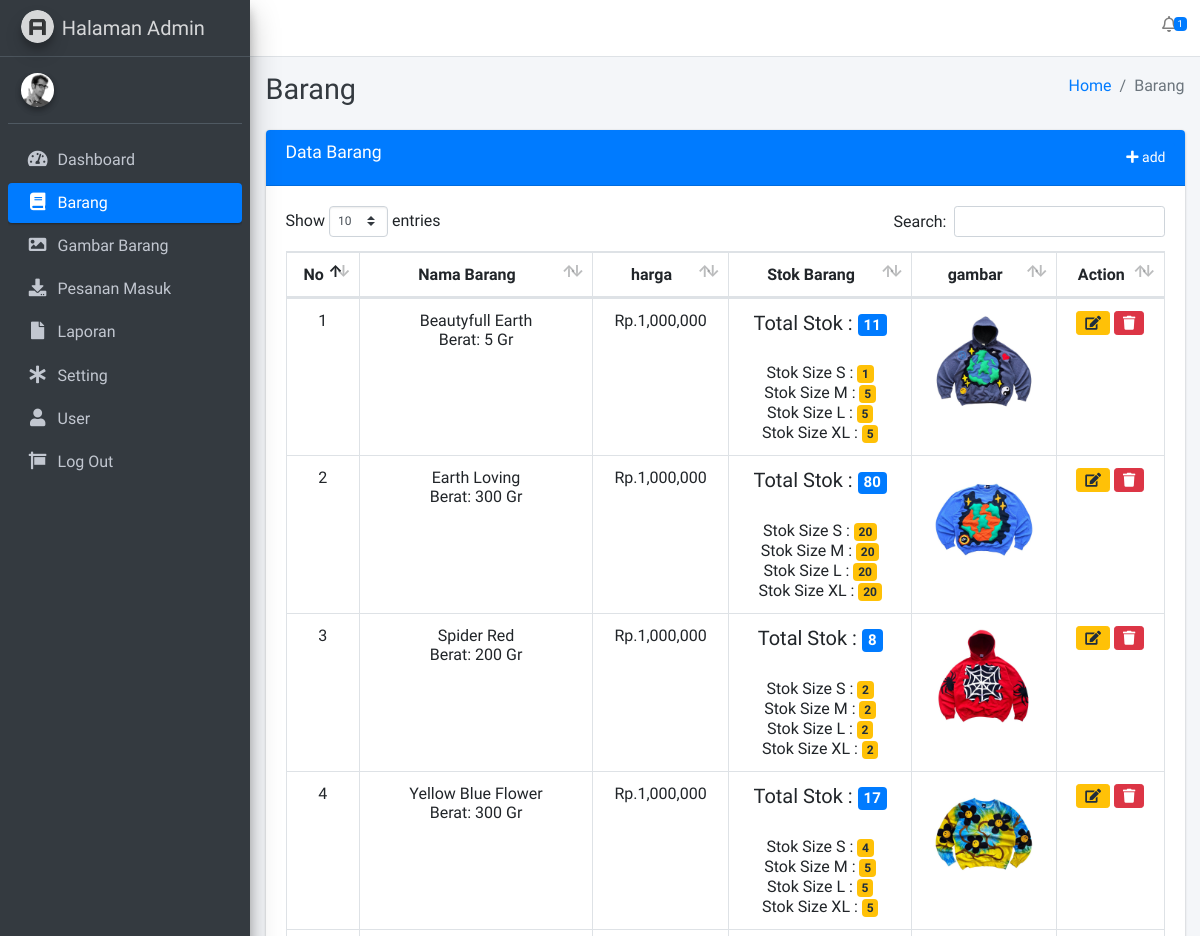
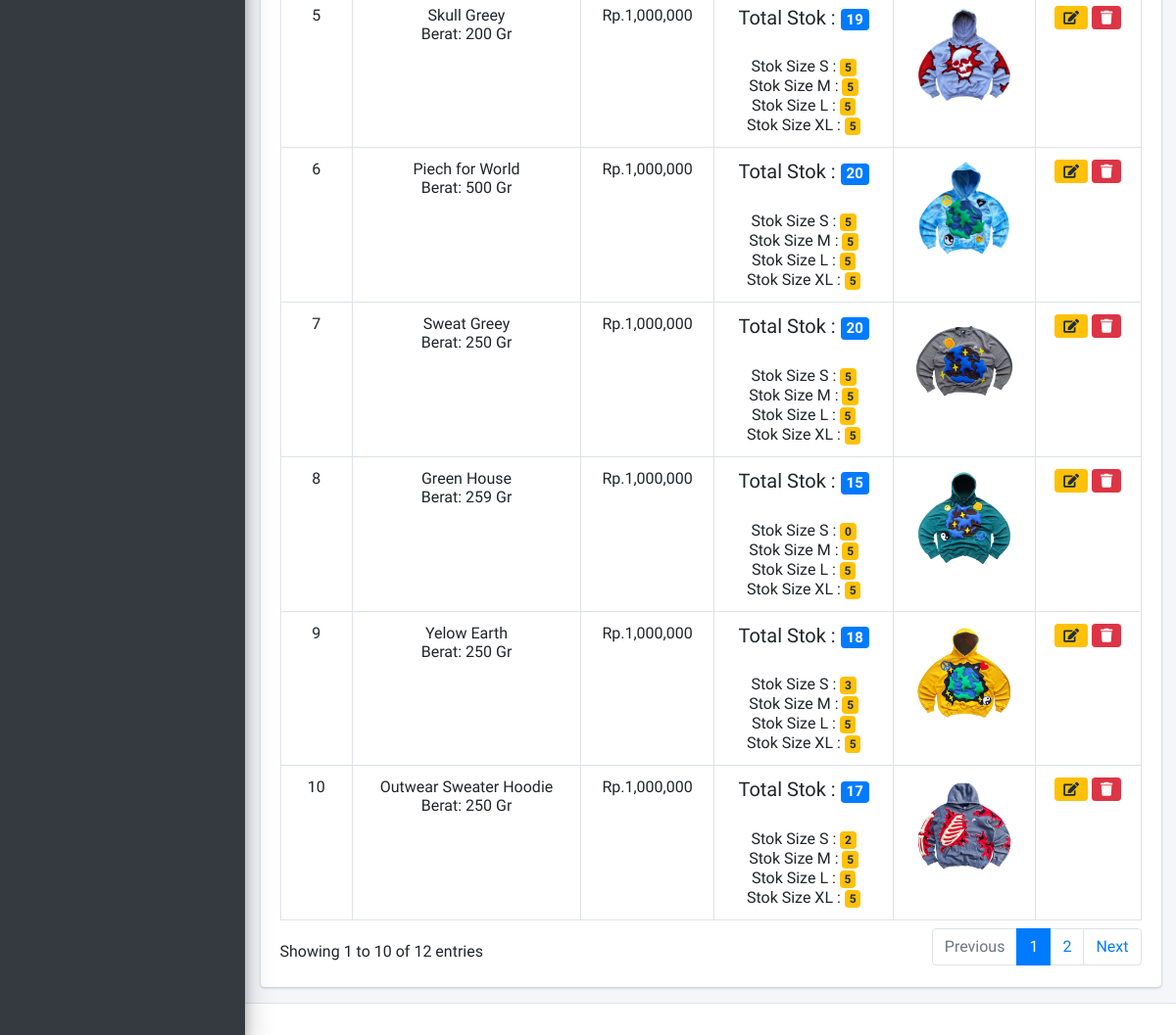
/index.php/barang, run on the app's committed database (2 pictures, top to bottom).
### tables this page shows
CREATE TABLE `tbl_barang` (
  `id_barang` int(12) NOT NULL,
  `nama_barang` varchar(100) NOT NULL,
  `harga` int(20) NOT NULL,
  `total_stok` int(12) DEFAULT NULL,
  `stok_s` int(20) NOT NULL,
  `stok_l` int(20) NOT NULL,
  `stok_m` int(20) NOT NULL,
  `stok_xl` int(20) NOT NULL,
  `deskripsi` text NOT NULL,
  `gambar` text NOT NULL,
  `berat` int(12) NOT NULL
);

### application/views/layout/v_content.php (called while the page is built)
<?php
if($isi){
    $this->load->view($isi);
}
?>

### application/views/layout/v_wrapper_backend.php (called while the page is built)
<?php
require_once('v_head.php');
require_once('v_header_backend.php');
require_once('v_nav_backend.php');
require_once('v_content.php');
require_once('v_footer_backend.php');
?>

### application/controllers/Barang.php (called while the page is built, shortened)
<?php
class Barang extends CI_Controller
{
    public function __construct()
    {
        $this->load->model('m_barang');
        $this->load->model('m_admin');
    }
    public function index()
    {
        $data = array(
            'title' => 'Barang',
            'pesanan_masuk_notif' => $this->m_admin->pesanan_masuk_notif(),
            'barang' => $this->m_barang->get_all_data(),
            'isi'   => 'admin/barang/v_barang',
        );
        $this->load->view('layout/v_wrapper_backend', $data, FALSE);
    }
}

### index.php (called while the page is built, shortened)
<?php
require_once BASEPATH.'core/CodeIgniter.php';

### application/models/M_admin.php (called while the page is built, shortened)
<?php
class M_admin extends CI_Model
{
    public function pesanan_masuk_notif()
    {
        $this->db->where('status_bayar=0');
        return $this->db->get('tbl_transaksi')->num_rows();
    }
}
?>

### application/models/M_barang.php (called while the page is built, shortened)
<?php
class M_barang extends CI_Model
{
    public function get_all_data()
    {
        $this->db->select('*');
        $this->db->from('tbl_barang');
        $this->db->order_by('id_barang','desc');
        return $this->db->get()->result();
    }
}
?>

### application/views/admin/barang/v_barang.php (the view, shortened to what this page needs)
<div class="col-md-12">
    <div class="card card-primary">
        <div class="card-header">
            <h3 class="card-title">Data Barang</h3>
            <div class="card-tools">
                <a href="<?= base_url('barang/add') ?>" type="button" class="btn btn-primary btn-sm"><i class="fas fa-plus"></i>
                    add</a>
            </div>
        </div>
        <div class="card-body">
            <table class="table table-bordered" id="example1">
                <thead>
                    <tr class="text-center">
                        <th class="text-center">No</th>
                        <th class="text-center">Nama Barang</th>
                        <th class="text-center">harga</th>
                        <th class="text-center">Stok Barang</th>
                        <th class="text-center">gambar</th>
                        <th class="text-center">Action</th>
                    </tr>
                </thead>
                <tbody>
                    <?php $no = 1;
                    foreach ($barang as $key => $value) { ?>
                        <tr class="text-center">
                            <td class="text-center"><?= $no++; ?></td>
                            <td>
                                <?= $value->nama_barang ?><br>
                                Berat: <?= $value->berat ?> Gr
                            </td>
                            <td class="text-center">Rp.<?= number_format($value->harga, 0) ?></td>
                            <td class="text-center">
                               <h5> Total Stok : <span class="badge bg-primary"><?= $value->total_stok ?></span></h5> <br>
                               Stok Size S : <span class="badge bg-warning"><?= $value->stok_s ?></span> <br>
                               Stok Size M : <span class="badge bg-warning"><?= $value->stok_m ?></span> <br>
                               Stok Size L : <span class="badge bg-warning"><?= $value->stok_l ?></span> <br>
                               Stok Size XL : <span class="badge bg-warning"><?= $value->stok_xl ?></span>
                            </td>
                            <td class="text-center"><img src="<?= base_url('assets/gambar/' . $value->gambar) ?>" width="100px" alt=""></td>
                            <td class="text-center">
                                <a href="<?= base_url('barang/edit/') . $value->id_barang ?>" class="btn btn-warning btn-sm"><i class="fas fa-edit"></i></a>
                                <button class="btn btn-danger btn-sm" data-toggle="modal" data-target="#delete<?= $value->id_barang ?>"><i class="fas fa-trash"></i></button>
                            </td>
                        </tr>
                    <?php } ?>
                </tbody>
            </table>
        </div>
    </div>
</div>

### data on the page
tbl_barang: nama_barang "Beautyfull Earth", berat "5", harga "1,000,000", total_stok "11", stok_s "1", stok_m "5", stok_l "5", stok_xl "5", gambar (picture)
tbl_barang: nama_barang "Earth Loving", berat "300", harga "1,000,000", total_stok "80", stok_s "20", stok_m "20", stok_l "20", stok_xl "20", gambar (picture)
tbl_barang: nama_barang "Spider Red", berat "200", harga "1,000,000", total_stok "8", stok_s "2", stok_m "2", stok_l "2", stok_xl "2", gambar (picture)
tbl_barang: nama_barang "Yellow Blue Flower", berat "300", harga "1,000,000", total_stok "17", stok_s "4", stok_m "5", stok_l "5", stok_xl "5", gambar (picture)
tbl_barang: nama_barang "Skull Greey", berat "200", harga "1,000,000", total_stok "19", stok_s "5", stok_m "5", stok_l "5", stok_xl "5", gambar (picture)
tbl_barang: nama_barang "Piech for World", berat "500", harga "1,000,000", total_stok "20", stok_s "5", stok_m "5", stok_l "5", stok_xl "5", gambar (picture)
tbl_barang: nama_barang "Sweat Greey", berat "250", harga "1,000,000", total_stok "20", stok_s "5", stok_m "5", stok_l "5", stok_xl "5", gambar (picture)
tbl_barang: nama_barang "Green House", berat "259", harga "1,000,000", total_stok "15", stok_s "0", stok_m "5", stok_l "5", stok_xl "5", gambar (picture)
tbl_barang: nama_barang "Yelow Earth", berat "250", harga "1,000,000", total_stok "18", stok_s "3", stok_m "5", stok_l "5", stok_xl "5", gambar (picture)
tbl_barang: nama_barang "Outwear Sweater Hoodie", berat "250", harga "1,000,000", total_stok "17", stok_s "2", stok_m "5", stok_l "5", stok_xl "5", gambar (picture)

### other printed values
$pesanan_masuk_notif "1"
$title "Barang"
